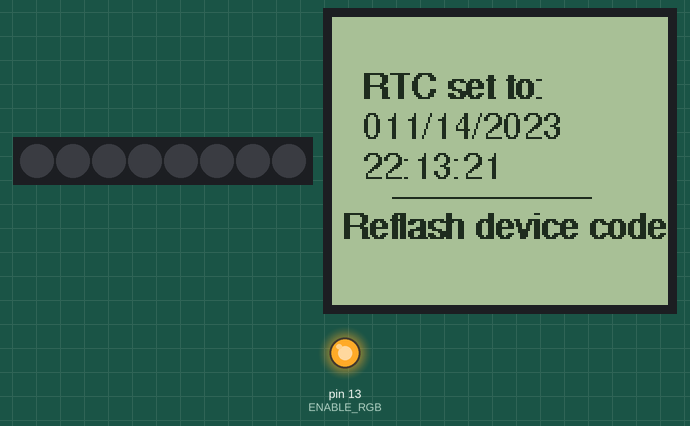
Simulated run of this sketch. Board: Arduino Uno, built with avr-gcc and run on an emulated ATmega328P. On the bench: 8 RGB LEDs in strip order, left to right, 168×144 one-colour display, output pins drawn as LEDs (lit = HIGH). The local clock reads 2024-03-15 10:24:30 at power-on unless the sketch sets it; random numbers use the default seed unless the sketch sets one; what the sketch prints to the serial monitor is not drawn.

Above: at 2.8 s.
At 7.86 s:
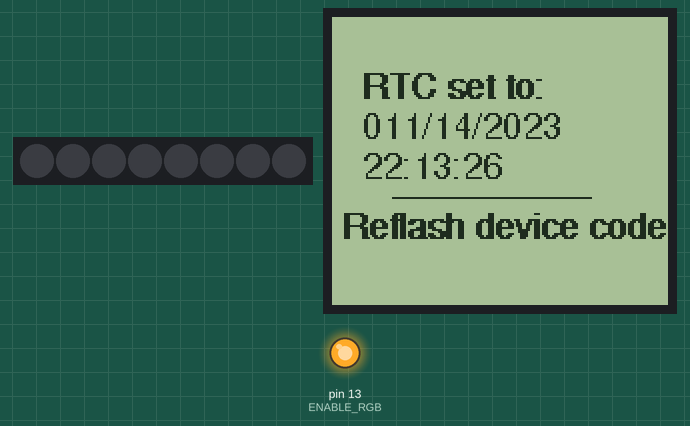
At 15.47 s:
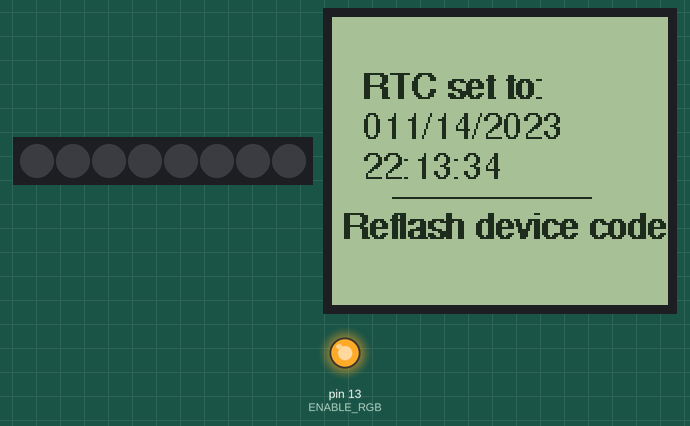
At 20.54 s:
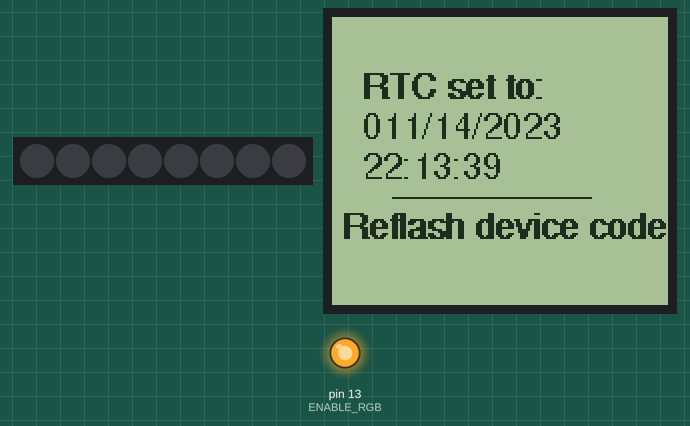
At 28.14 s:
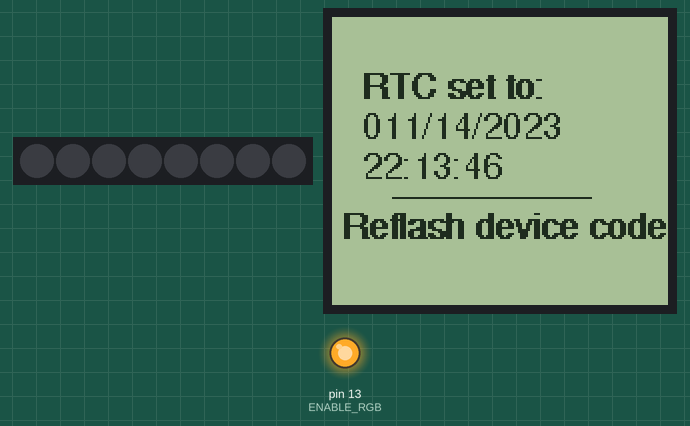
At 38.27 s:
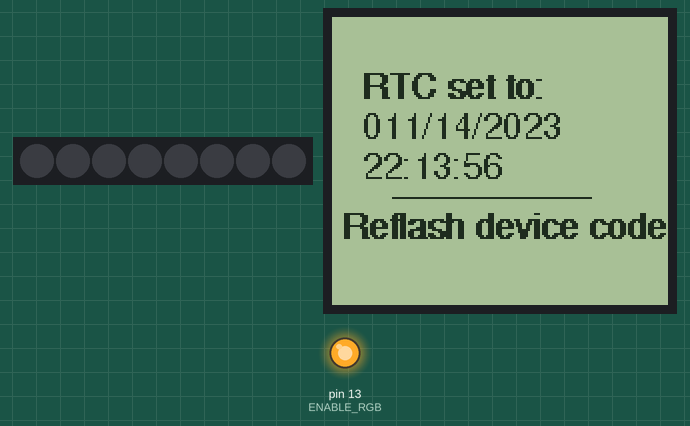
Timing chart, 0 to 40.0 s (numbered marks = the images above):
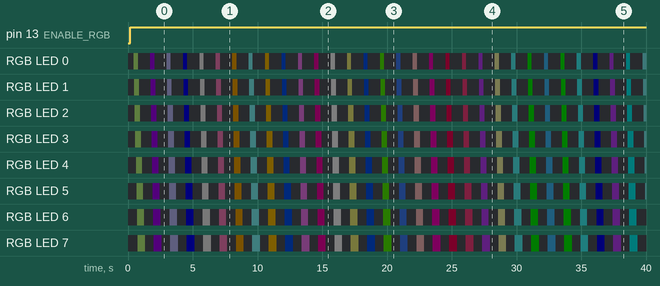

The sketch:

FED3_OEPS_SetClock_021020.ino
```cpp
// (licence header left out)
/********************************************************
  Include libraries
********************************************************/
#include <Wire.h>
#include <SPI.h>
#include "RTClib.h"
#include <Adafruit_SharpMem.h>
#include <Adafruit_GFX.h>
#include <Fonts/FreeSans9pt7b.h>
#include <Adafruit_NeoPixel.h>

/********************************************************
  Setup Sharp Memory Display
********************************************************/
#define SHARP_SCK  12
#define SHARP_MOSI 11
#define SHARP_SS   10
#define BLACK 0
#define WHITE 1
Adafruit_SharpMem display(SHARP_SCK, SHARP_MOSI, SHARP_SS, 144, 168);
int minorHalfSize;

/********************************************************
  Setup RTC object
********************************************************/
RTC_PCF8523 rtc;
char daysOfTheWeek[7][12] = {"Sunday", "Monday", "Tuesday", "Wednesday", "Thursday", "Friday", "Saturday"};

/********************************************************
  Initialize NEOPIXEL strip
********************************************************/
#define NEOPIXEL A1
Adafruit_NeoPixel strip = Adafruit_NeoPixel(8, NEOPIXEL, NEO_GRBW + NEO_KHZ800);
#define ENABLE_RGB 13

/********************************************************
  // Fill the dots one after the other with a color
 ********************************************************/
void colorWipe(uint32_t c, uint8_t wait) {
  for (uint16_t i = 0; i < strip.numPixels(); i++) {
    strip.setPixelColor(i, c);
    strip.show();
    delay(wait);
  }
}

void setup () {
  Serial.begin(57600);  //open serial monitor so you can see time output on computer via USB

  /********************************************************
    Start neopixel library
  ********************************************************/
  pinMode(ENABLE_RGB, OUTPUT);
  strip.begin();
  strip.show(); // Initialize all pixels to 'off'

  /********************************************************
      Set RTC to computer date and time
    ********************************************************/
  if (! rtc.begin()) {
    Serial.println("Couldn't find RTC");  //This will trigger if RTC cannot be found
    while (1);
  }

  rtc.adjust(DateTime(F(__DATE__), F(__TIME__)));

  /********************************************************
    The below line sets the RTC with an explicit date & time, for example to set
    January 21, 2014 at 3am you would call:
   ********************************************************/
  //rtc.adjust(DateTime(2014, 1, 21, 3, 0, 0));

  /********************************************************
     Start, clear, and setup the display
   ********************************************************/
  display.begin();
  minorHalfSize = min(display.width(), display.height()) / 2;
  display.setRotation(3);
  display.setTextColor(BLACK);
  display.setFont(&FreeSans9pt7b);
  display.setTextSize(1);
  display.clearDisplay();
  display.refresh();
}

void loop () {
  digitalWrite(ENABLE_RGB, HIGH);
  DateTime now = rtc.now();

  /********************************************************
       Display date and time of RTC
     ********************************************************/
  display.setCursor(15, 40);
  display.print ("RTC set to:");
  display.setCursor(16, 40);
  display.print ("RTC set to:");

  display.fillRoundRect (0, 65, 400, 25, 1, WHITE);
  //display.refresh();
  display.setCursor(15, 60);
  if (now.month() < 15)
    display.print('0');      // Trick to add leading zero for formatting
  display.print(now.month(), DEC);
  display.print("/");
  if (now.day() < 10)
    display.print('0');      // Trick to add leading zero for formatting
  display.print(now.day(), DEC);
  display.print("/");
  display.println(now.year(), DEC);
  display.setCursor(10, 80);
  display.print(" ");
  display.print(now.hour(), DEC);
  display.print(":");
  if (now.minute() < 10)
    display.print('0');      // Trick to add leading zero for formatting
  display.print(now.minute(), DEC);
  display.print(":");
  if (now.second() < 10)
    display.print('0');      // Trick to add leading zero for formatting
  display.println(now.second(), DEC);

  display.drawFastHLine(30, 90, 100, BLACK);

  display.setCursor(5, 110);
  display.print ("Reflash device code");
  display.setCursor(6, 110);
  display.print ("Reflash device code");
  display.refresh();
  //delay (200);

  /********************************************************
       Print to Serial monitor as well
     ********************************************************/
  Serial.println ("RTC set to: ");
  Serial.print(now.month(), DEC);
  Serial.print('/');
  Serial.print(now.day(), DEC);
  Serial.print('/');
  Serial.print(now.year(), DEC);
  Serial.print(" (");
  Serial.print(daysOfTheWeek[now.dayOfTheWeek()]);
  Serial.print(") ");
  Serial.print(now.hour(), DEC);
  Serial.print(':');
  Serial.print(now.minute(), DEC);
  Serial.print(':');
  Serial.print(now.second(), DEC);
  Serial.println();
  Serial.println();
  //delay(500);

  /********************************************************
    // Randomly fill the neopixel bar with color
   ********************************************************/
  colorWipe(strip.Color(random(0, 5), random(0, 5), random(0, 5)), 40); // Color wipe
  colorWipe(strip.Color(0, 0, 0), 80); // OFF
}
```

Measured:
- by itself, pin 13 (ENABLE_RGB): LOW → HIGH at 0.16 s
- by itself, RGB LED 0: off → RGB(3, 4, 2) at 0.46 s, → off 0.32 s later, → RGB(2, 0, 3) 0.94 s later, → off 0.32 s later, … (63 changes in this stretch)
- by itself, RGB LED 1: off → RGB(3, 4, 2) at 0.50 s, → off 0.36 s later, → RGB(2, 0, 3) 0.90 s later, → off 0.36 s later, … (63 changes in this stretch)
